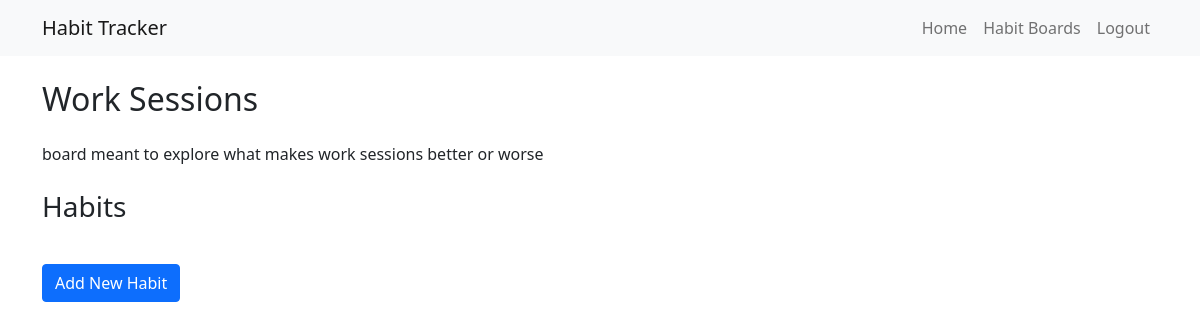
The page /board/1 (signed in) on the database as committed earlier.
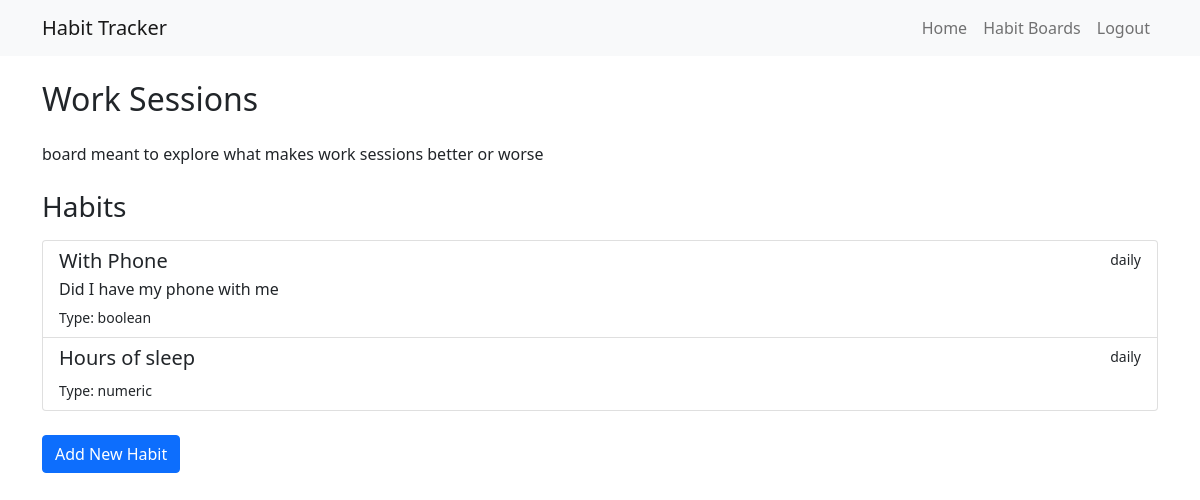
The same page on the database as committed later.
### tables this page shows
CREATE TABLE habits (
    id INTEGER PRIMARY KEY AUTOINCREMENT,
    user_id INTEGER NOT NULL,
    board_id INTEGER NOT NULL,
    name TEXT NOT NULL,
    description TEXT,
    frequency TEXT NOT NULL,
    variable_type TEXT NOT NULL,
    created TIMESTAMP NOT NULL DEFAULT CURRENT_TIMESTAMP,
    FOREIGN KEY (user_id) REFERENCES users (id),
    FOREIGN KEY (board_id) REFERENCES habit_boards (id)
);

### app.py (the view)
@app.route('/board/<int:board_id>')
@login_required
def view_board(board_id):
    conn = get_db_connection()
    board = conn.execute('SELECT * FROM habit_boards WHERE id = ? AND user_id = ?',
                         (board_id, session['user_id'])).fetchone()
    habits = conn.execute('SELECT * FROM habits WHERE board_id = ?', (board_id,)).fetchall()
    conn.close()
    return render_template('view_board.html', board=board, habits=habits)

### app.py (called while the page is built)
def get_db_connection():
    conn = sqlite3.connect('habits.db')
    conn.row_factory = sqlite3.Row
    return conn

def login_required(f):
    @wraps(f)
    def decorated_function(*args, **kwargs):
        if 'user_id' not in session:
            return redirect(url_for('login'))
        return f(*args, **kwargs)
    return decorated_function

### templates/view_board.html
{% extends "base.html" %}
{% block content %}
<h2 class="mb-4">{{ board['name'] }}</h2>
<p>{{ board['description'] }}</p>
<h3 class="mt-4 mb-3">Habits</h3>
<div class="list-group mb-4">
{% for habit in habits %}
    <a href="{{ url_for('view_habit', habit_id=habit['id']) }}" class="list-group-item list-group-item-action">
        <div class="d-flex w-100 justify-content-between">
            <h5 class="mb-1">{{ habit['name'] }}</h5>
            <small>{{ habit['frequency'] }}</small>
        </div>
        <p class="mb-1">{{ habit['description'] }}</p>
        <small>Type: {{ habit['variable_type'] }}</small>
    </a>
{% endfor %}
</div>
<a href="{{ url_for('add_habit', board_id=board['id']) }}" class="btn btn-primary">Add New Habit</a>
{% endblock %}

Rows that differ between the two databases and show on the page:
added habits: name "With Phone", frequency "daily", description "Did I have my phone with me", variable_type "boolean"
added habits: name "Hours of sleep", frequency "daily", variable_type "numeric"
